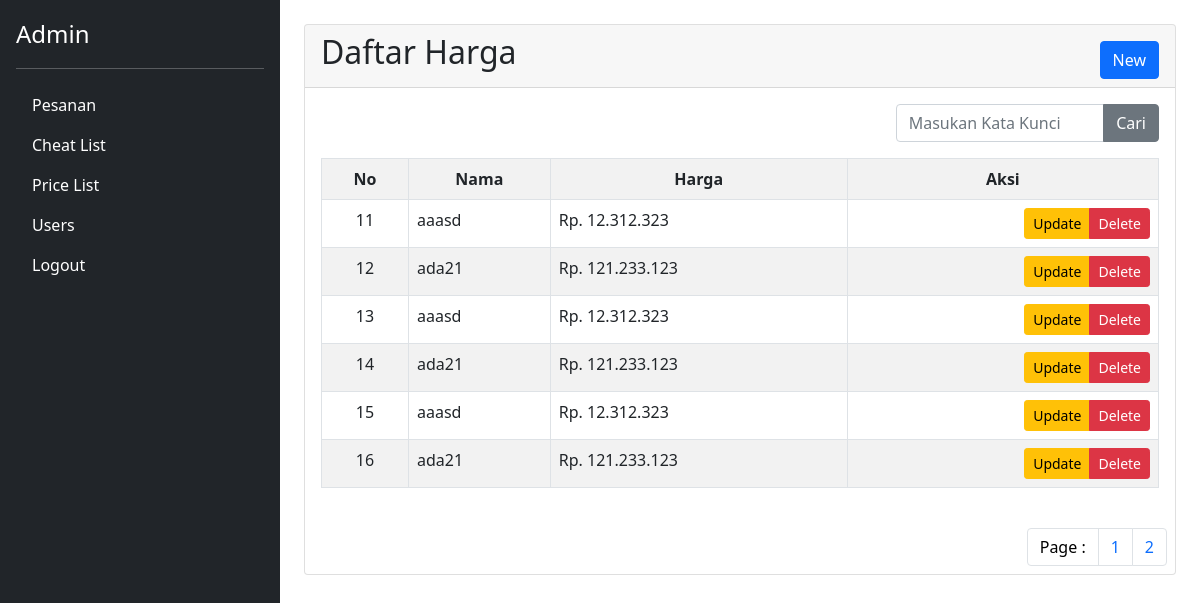
Page /admin/pricelist.php?halaman=2 (signed in) on the committed database.
### tables this page shows
CREATE TABLE `pricelist` (
  `id_pricelist` int(11) NOT NULL,
  `name_pricelist` varchar(155) NOT NULL,
  `price` varchar(155) NOT NULL
);

### admin/pricelist.php (the view, shortened to what this page needs)
<?php
require_once '../config.php';
?>
<?php
require_once 'template/header.php';
require_once 'template/sidebar.php';
$halaman = 10;
$page = isset($_GET['halaman'])? (int)$_GET["halaman"]:1;
$mulai = ($page>1) ? ($page * $halaman) - $halaman : 0;
$keyword = '';
$price_sql = "SELECT * FROM pricelist WHERE name_pricelist LIKE '%$keyword%' LIMIT $mulai, $halaman";
$price_list = $conn->query($price_sql);
?>
<div class="col p-3 m-2">
	<div class="col-12">
		<div class="card">
			<div class="card-header d-flex justify-content-between">
				<h2 class="">Daftar Harga</h2>
				<div class="form-add d-flex align-items-end">
					<button class="btn btn-xs btn-primary float-right " data-bs-toggle="modal" data-bs-target="#add-modal" id="btn-add-new">New</button>
				</div>
			</div>
			<div class="card-body">
				<div class="row  justify-content-end mb-3">
						<div class="col-md-4">
					<form action="<?=$_SERVER['PHP_SELF']?>" method="GET">
							<div class="form-group input-group">
								<input type="search" placeholder="Masukan Kata Kunci" name="search" class="form-control" value="<?=isset($_GET['search'])?$keyword:''; ?>">
								<button type="submit" class="btn btn-secondary">Cari</button>
							</div>
					</form>
						</div>
				</div>
				<table class="table table-responsive table-striped table-bordered">
					<tr class="text-center">
						<th>No</th>
						<th>Nama</th>
						<th>Harga</th>
						<th>Aksi</th>
					</tr>
					<?php $n=$mulai+1; while($row = $price_list->fetch_object()):  ?>
					<tr>
						<td class="text-center" ><?=$n?></td>
						<td><?=$row->name_pricelist?></td>
						<td>Rp. <?=number_format($row->price,0,',','.')?></td>
						<td class="text-end">
							<div class="btn-group">
								<button data-bs-toggle="modal" onclick="fillUpdate('<?=$row->name_pricelist?>','<?=$row->price?>','<?=$row->id_pricelist?>')" data-bs-target="#update-modal"  type="button" class="btn btn-sm btn-warning float-right">Update</button>
								<a href="<?=$_SERVER['PHP_SELF']?>?del=<?=$row->id_pricelist?>" type="button" class="btn btn-sm btn-danger float-right">Delete</a>
							</div>
						</td>
					</tr>
				<?php $n++; endwhile ?>
			</table>
		</div>
		<div class="row">
			<?php
			$total = $conn->query("SELECT * FROM pricelist WHERE name_pricelist LIKE '%$keyword%'")->num_rows;
			$pages = ceil($total/$halaman);
			?>
			<nav aria-label="Page navigation">
			  <ul class="pagination justify-content-end m-2">
			  	<li class="page-item">
			  			<button class="page-link" disabled="true" style="color: black;">
					  			Page :
			  			</button>
			  	</li>
			<?php for ($i=1; $i<=$pages ; $i++): ?>
			    <li class="page-item"><a class="page-link" href="?halaman=<?php echo $i; ?>"><?=$i?></a></li>
			<?php endfor; ?>
			  </ul>
			</nav>
		</div>
	</div>
</div>
</div>
<?php require_once 'template/footer.php'; ?>

### rows in the picture
pricelist: name_pricelist "aaasd", price "12.312.323"
pricelist: name_pricelist "ada21", price "121.233.123"
pricelist: name_pricelist "aaasd", price "12.312.323"
pricelist: name_pricelist "ada21", price "121.233.123"
pricelist: name_pricelist "aaasd", price "12.312.323"
pricelist: name_pricelist "ada21", price "121.233.123"

### other values in the picture
$_SESSION['name'] "Admin"
